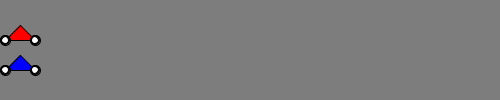
Frame 1 (no input)
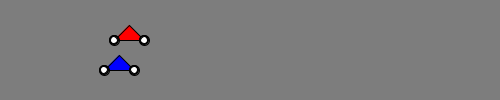
Frame 60 (the mouse pressed at the canvas centre just before this capture)
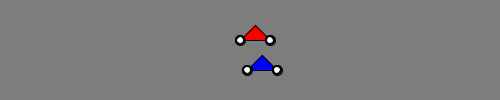
Frame 120 (the mouse held since frame 60 and released just before this capture)

The Processing sketch that drew these frames (run headless with seeded random() and noise(); from frame 60 on, the mouse is pressed at the canvas centre):

// Processing sketch: sketch_251030g
// ── sketch_251030g.pde
final color RED = color(255, 0, 0);  //constant: a variable with fixed value
final color BLUE = color(0, 0, 255);
int max = 450;

class Motorbike
{
  int x = 5;  //DATA MEMBERS : collection of variables that represent this
  int y;
  int speed=2;
  int size=30;
  color colour;

  //METHODS: functions an object of this type can perform
  void display()
  {
    float wheelHeight = size/3;
    fill(colour);
    triangle(x, y, x+size, y, x+size/2, y-size/2);  //built-in triangle routine
    drawWheel(x, y, wheelHeight);
    drawWheel(x+size, y, wheelHeight);
  }

  void drawWheel(int x, int y, float size)
  {
    float inner = size*2/3;
    fill(0);
    ellipse(x, y, size, size);
    fill(255);
    ellipse(x, y, inner, inner);
  }
  
  void move() {
    if (x < max) {
      speed = (int)random(5.0);
      x = x + speed;
    }
  }
} //end of class description

Motorbike motorbike1;
Motorbike motorbike2;

void setup() {
  size(500, 100);

  // Motorbike 1
  motorbike1 = new Motorbike();
  motorbike1.colour = RED;
  motorbike1.y = 40;
  motorbike1.speed=2;
  motorbike1.size=30;
  
  // Motorbike 2 
  motorbike2 = new Motorbike();
  motorbike2.colour = BLUE;
  motorbike2.y = 70;
  motorbike2.speed=1;
  motorbike2.size=30;
}

void draw()
{
  background(125);
  motorbike1.display();
  motorbike2.display();
  motorbike1.move();
  motorbike2.move();
}
